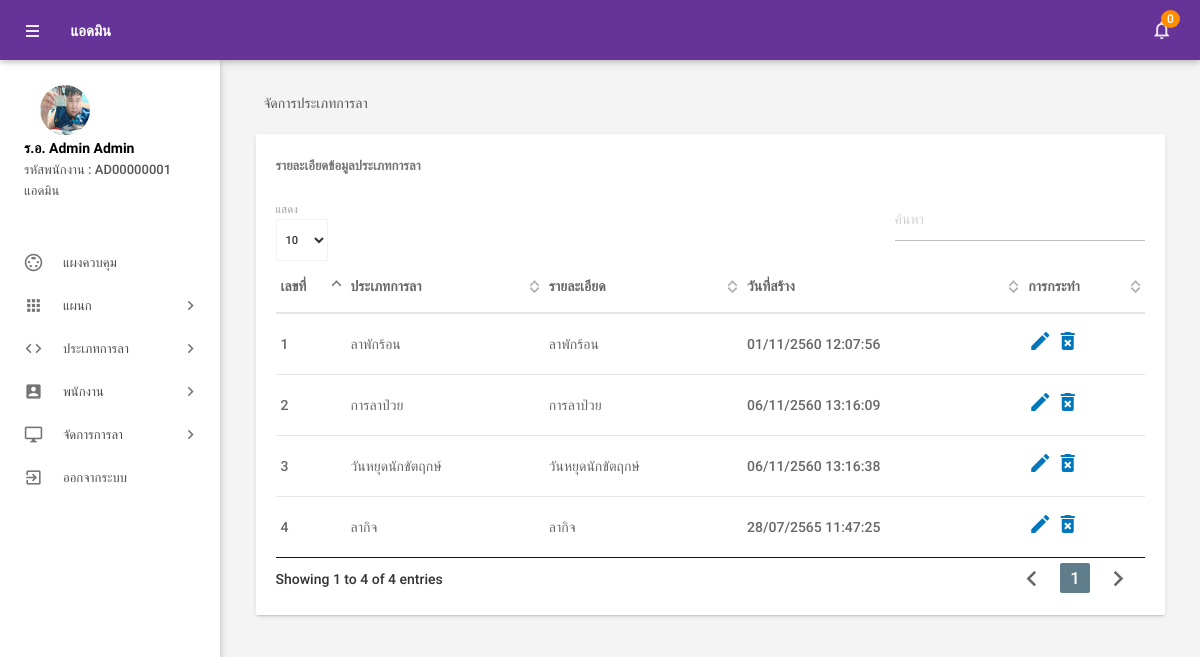
Screenshot of /admin/manageleavetype.php (signed in) with the database file from the repository.
### tables this page shows
CREATE TABLE `picture` (
  `id` int(11) NOT NULL,
  `path` text NOT NULL,
  `eid` int(11) NOT NULL
);

CREATE TABLE `tblemployees` (
  `id` int(11) NOT NULL,
  `EmpId` varchar(100) NOT NULL,
  `Prefix` varchar(100) NOT NULL,
  `FirstName` varchar(150) NOT NULL,
  `LastName` varchar(150) NOT NULL,
  `EmailId` varchar(200) NOT NULL,
  `Password` varchar(180) NOT NULL,
  `Gender` enum('ชาย','หญิง','อื่นๆ') NOT NULL,
  `Dob` varchar(100) NOT NULL,
  `Department` varchar(255) NOT NULL,
  `Address` varchar(255) NOT NULL,
  `provinces` varchar(200) NOT NULL,
  `amphures` varchar(100) NOT NULL,
  `districts` varchar(150) NOT NULL,
  `zip_code` text NOT NULL,
  `Phonenumber` char(11) NOT NULL,
  `Status` int(1) NOT NULL,
  `Type_Employee` enum('พนักงานทั่วไป','แอดมิน') NOT NULL,
  `RegDate` timestamp NOT NULL DEFAULT CURRENT_TIMESTAMP
);

CREATE TABLE `tblleavetype` (
  `id` int(11) NOT NULL,
  `LeaveType` varchar(200) DEFAULT NULL,
  `Description` mediumtext,
  `CreationDate` timestamp NOT NULL DEFAULT CURRENT_TIMESTAMP
);

### admin/manageleavetype.php (the view, shortened to what this page needs)
<?php
include('includes/config.php');
if (strlen($_SESSION['alogin']) == 0) {
    header('location:index.php');
} else {
?>
    <!DOCTYPE html>
    <html lang="th">
    <head>
        <link type="text/css" rel="stylesheet" href="../assets/plugins/materialize/css/materialize.min.css" />
        <link href="../assets/plugins/material-preloader/css/materialPreloader.min.css" rel="stylesheet">
        <link href="../assets/plugins/datatables/css/jquery.dataTables.min.css" rel="stylesheet">
        <link href="../assets/css/alpha.min.css" rel="stylesheet" type="text/css" />
        <link href="../assets/css/custom.css" rel="stylesheet" type="text/css" />
    </head>
    <body>
        <?php include('includes/header.php'); ?>
        <?php include('includes/sidebar.php'); ?>
        <main class="mn-inner">
            <div class="row">
                <div class="col s12">
                    <div class="page-title">จัดการประเภทการลา</div>
                </div>
                <div class="col s12 m12 l12">
                    <div class="card">
                        <div class="card-content">
                            <span class="card-title">รายละเอียดข้อมูลประเภทการลา</span>
                            <table id="example" class="display responsive-table ">
                                <thead>
                                    <tr>
                                        <th>เลขที่</th>
                                        <th>ประเภทการลา</th>
                                        <th>รายละเอียด</th>
                                        <th>วันที่สร้าง</th>
                                        <th>การกระทำ</th>
                                    </tr>
                                </thead>
                                <tbody>
                                    <?php $sql = "SELECT * from tblleavetype";
                                    $query = $dbh->prepare($sql);
                                    $query->execute();
                                    $results = $query->fetchAll(PDO::FETCH_OBJ);
                                    $cnt = 1;
                                    if ($query->rowCount() > 0) {
                                        foreach ($results as $result) {               ?>
                                            <tr>
                                                <td> <?php echo htmlentities($cnt); ?></td>
                                                <td><?php echo htmlentities($result->LeaveType); ?></td>
                                                <td><?php echo htmlentities($result->Description); ?></td>
                                                <td><?php echo date('d/m/Y H:i:s',strtotime("+543 years",strtotime(($result->CreationDate)))) ; ?></td>
                                                <td><a href="editleavetype.php?lid=<?php echo htmlentities($result->id); ?>"><i class="material-icons">mode_edit</i></a>
                                                    <a href="manageleavetype.php?del=<?php echo htmlentities($result->id); ?>" onclick="return confirm('คุณต้องการทึ่จะลบ <?php echo htmlentities($result->LeaveType); ?> ?');"> <i class="material-icons">delete_forever</i></a>
                                                </td>
                                            </tr>
                                    <?php $cnt++;
                                        }
                                    } ?>
                                </tbody>
                            </table>
                        </div>
                    </div>
                </div>
            </div>
        </main>
        </div>
        <div class="left-sidebar-hover"></div>
    </body>
    </html>
<?php } ?>

### admin/includes/sidebar.php (shortened to what this page needs)
     <aside id="slide-out" class="side-nav white fixed">
         <div class="side-nav-wrapper">
             <div class="sidebar-profile">
                 <div class="sidebar-profile-image">
                     <?php
                        $eid = $_SESSION['eid'];
                        $sql2 = "SELECT * from  tblemployees left join picture on picture.eid = tblemployees.id where tblemployees.id  =:eid order by picture.id desc";
                        $query2 = $dbh->prepare($sql2);
                        $query2->bindParam(':eid', $eid, PDO::PARAM_STR);
                        $query2->execute();
                        $results2 = $query2->fetch(PDO::FETCH_ASSOC);
                        if
                        (!is_null($results2['path'])){
                            $image_src = (isset($_SERVER['HTTPS']) && $_SERVER['HTTPS'] === 'on' ? "https" : "http") . "://$_SERVER[HTTP_HOST]/images/" . $results2['path'];
                        }
                        else{
                            $image_src = (isset($_SERVER['HTTPS']) && $_SERVER['HTTPS'] === 'on' ? "https" : "http") . "://$_SERVER[HTTP_HOST]/images/default.png" ;
                        }
?>
                     <a
                         href="form-images.php?eid=<?= $_SESSION['eid'] ?>&redirecturl=<?=(isset($_SERVER['HTTPS']) && $_SERVER['HTTPS'] === 'on' ? "https" : "http") . "://$_SERVER[HTTP_HOST]$_SERVER[REQUEST_URI]";?>"><img
                             src="<?= $image_src  ?>" class="circle" alt=""></a>
                 </div>
                 <div class="sidebar-profile-info">
                     <?php
                        $eid = $_SESSION['eid'];
                        $sql = "SELECT FirstName,LastName,EmpId,Type_Employee,Prefix from  tblemployees where id=:eid";
                        $query = $dbh->prepare($sql);
                        $query->bindParam(':eid', $eid, PDO::PARAM_STR);
                        $query->execute();
                        $results = $query->fetchAll(PDO::FETCH_OBJ);
                        if ($query->rowCount() > 0) {
                            foreach ($results as $result) {               ?>
                     <p><?php echo htmlentities($result->Prefix . " " . $result->FirstName . " " . $result->LastName); ?>
                     </p>
                     <span>รหัสพนักงาน : </span><span><?php echo htmlentities($result->EmpId) ?></span> <br>
                     <span><?php echo htmlentities($result->Type_Employee) ?></span>
                     <?php }
                        } ?>
                 </div>
             </div>
             <ul class="sidebar-menu collapsible collapsible-accordion" data-collapsible="accordion">
                 <li class="no-padding"><a class="waves-effect waves-grey" href="dashboard.php"><i
                             class="material-icons">settings_input_svideo</i>แผงควบคุม</a></li>
                 <li class="no-padding">
                     <a class="collapsible-header waves-effect waves-grey"><i class="material-icons">apps</i>แผนก<i
                             class="nav-drop-icon material-icons">keyboard_arrow_right</i></a>
                 </li>
                 <li class="no-padding">
                     <a class="collapsible-header waves-effect waves-grey"><i
                             class="material-icons">code</i>ประเภทการลา<i
                             class="nav-drop-icon material-icons">keyboard_arrow_right</i></a>
                 </li>
                 <li class="no-padding">
                     <a class="collapsible-header waves-effect waves-grey"><i
                             class="material-icons">account_box</i>พนักงาน<i
                             class="nav-drop-icon material-icons">keyboard_arrow_right</i></a>
                 </li>
                 <li class="no-padding">
                     <a class="collapsible-header waves-effect waves-grey"><i
                             class="material-icons">desktop_windows</i>จัดการการลา<i
                             class="nav-drop-icon material-icons">keyboard_arrow_right</i></a>
                 </li>
                 <li class="no-padding">
                     <a class="waves-effect waves-grey" href="logout.php"><i
                             class="material-icons">exit_to_app</i>ออกจากระบบ</a>
                 </li>
             </ul>
         </div>
     </aside>

### rows the page displays
picture: path (picture)
tblemployees: Prefix+FirstName+LastName "ร.อ. Admin Admin", EmpId "AD00000001", Type_Employee "แอดมิน"
tblleavetype: LeaveType "ลาพักร้อน", Description "ลาพักร้อน", CreationDate "01/11/2560 12:07:56"
tblleavetype: LeaveType "การลาป่วย", Description "การลาป่วย", CreationDate "06/11/2560 13:16:09"
tblleavetype: LeaveType "วันหยุดนักขัตฤกษ์", Description "วันหยุดนักขัตฤกษ์", CreationDate "06/11/2560 13:16:38"
tblleavetype: LeaveType "ลากิจ", Description "ลากิจ", CreationDate "28/07/2565 11:47:25"

### other values shown
$unreadcount "0"
